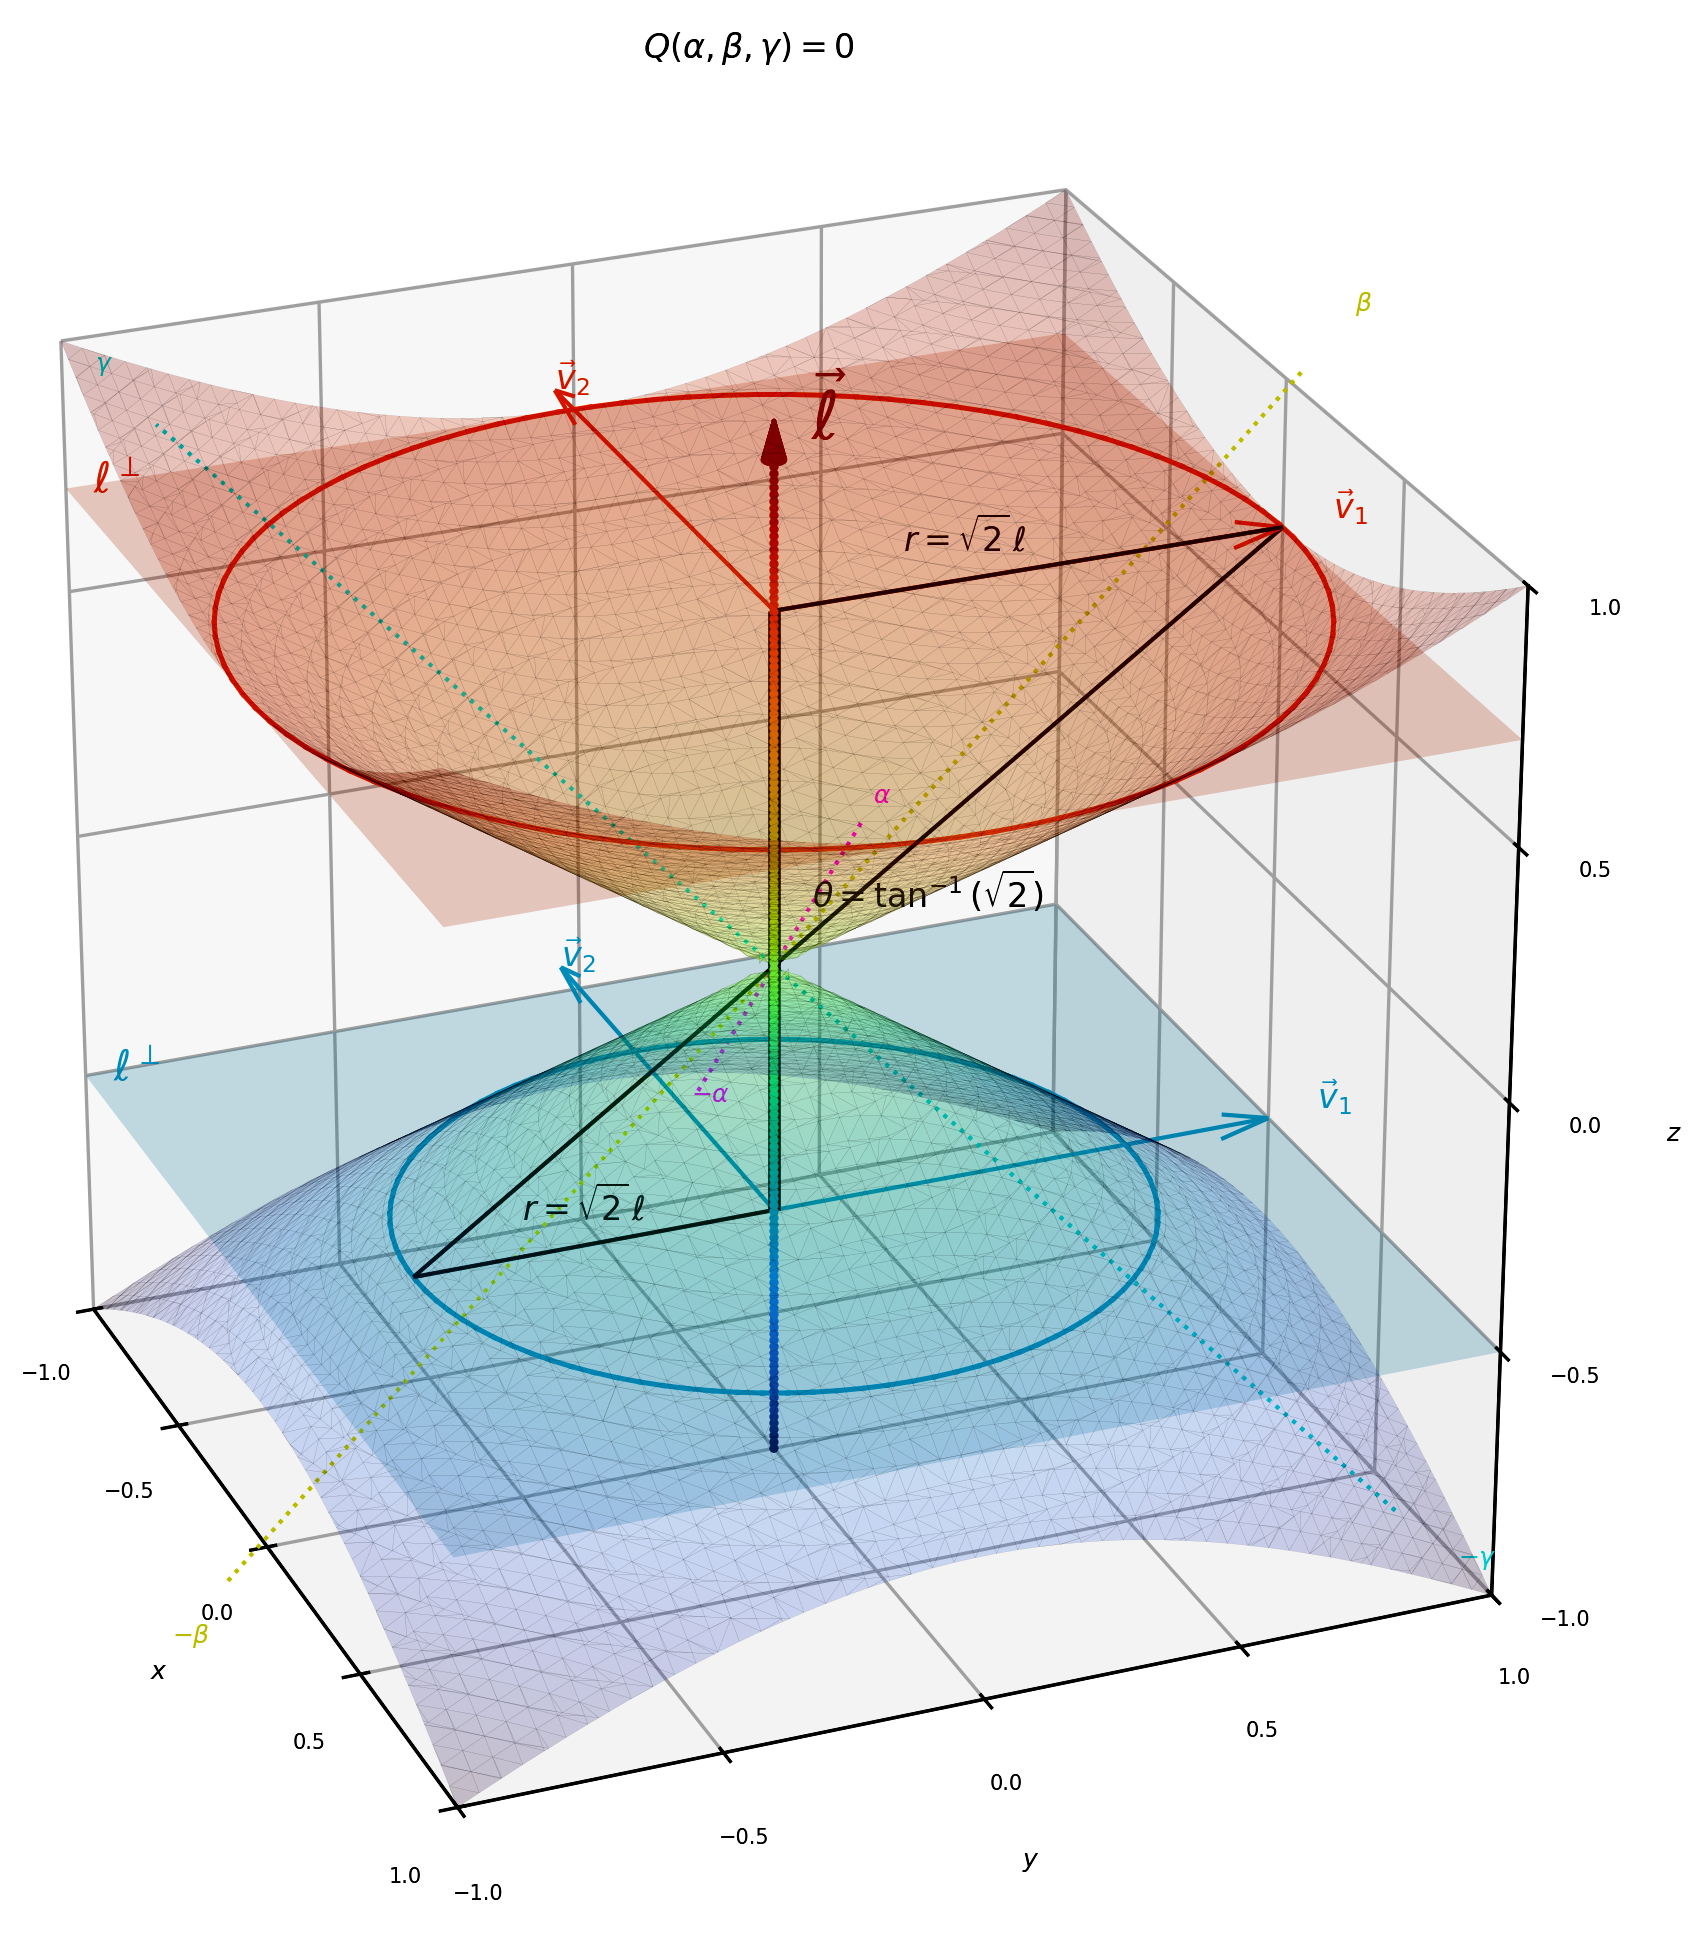

Reproduce this figure in Python.
import numpy as np
import matplotlib.pyplot as plt # Import matplotlib for plotting
from mpl_toolkits.mplot3d import Axes3D # Import 3D plotting tools
from mpl_toolkits.mplot3d.art3d import Poly3DCollection # Import Poly3DCollection for 3D polygon collection
from skimage.measure import marching_cubes # Import marching_cubes for isosurface extraction

# --- Color Definitions -------------------------------------------------------
    # axis colors (bright)
col_real_x = '#FF0000'   # red
col_real_y = '#00FF00'   # green
col_real_z = '#0000FF'   # blue
col_imag_x = '#FFFF00'   # yellow
col_imag_y = '#00FFFF'   # cyan
col_imag_z = '#FF00FF'   # magenta
    # label colors (darker / lower‑luminance versions for readability)
lab_real_x = '#880000'
lab_real_y = '#008800'
lab_real_z = '#000088'
lab_imag_x = '#999900'
lab_imag_y = '#009999'
lab_imag_z = '#990099'
    # plane fill colours (muted versions)
plane_ab = '#AAAA00'   # yellow
plane_cd = '#00AAAA'   # cyan
plane_ef = '#AA00AA'   # magenta

# --- Axis Toggles ------------------------------------------------
f = False
t = True
show_real_x = f # a
show_real_y = f # c
show_real_z = f # e
show_imag_x = f # b
show_imag_y = f # d
show_imag_z = f # f
show_plane_ab = f # e=0, d=0
show_plane_cd = f # a=0, f=0
show_plane_ef = f # c=0, b=0

# --- Customizations ------------------------------------------------
    # plot title
# Dynamically construct plot title from active axes
subspace_axes = []
if show_real_x: subspace_axes.append('a')
if show_real_y: subspace_axes.append('c')
if show_real_z: subspace_axes.append('e')
if show_imag_x: subspace_axes.append('b')
if show_imag_y: subspace_axes.append('d')
if show_imag_z: subspace_axes.append('f')
plot_title = f"3D Subspace {{{', '.join(subspace_axes)}}}"
title_size = 8 # title font size
title_style = 'normal' # title font style
title_family = 'serif' # title font family
title_location = 'center' # title location
title_padding = 0 # title padding
    # figure setup
figure_width = 8
figure_height = 8
figure_dpi = 300
#plt.tight_layout() # Adjust layout to prevent clipping of tick-labels
projection_type = 'persp' # 'persp' for perspective, 'ortho' for orthographic
    # viewing angle: for isometric view (elev=35, azim=-45)
elevation = 26 # elevation angle in degrees
azimuth = -22 # azimuth angle in degrees
    # resolution of the plot
rng = np.linspace(-1, 1, 2) # rng (range)
    # bounds
x_bound_neg = -1
x_bound_pos = 1
y_bound_neg = -1
y_bound_pos = 1
z_bound_neg = -1
z_bound_pos = 1
    # aspect ratio
aspect_ratio = [1, 1, 1] # [x, y, z]
    # ticks for the axes
ticks = np.linspace(-1, 1, 5)
tick_size = 5 # tick label font size
    # axis labels
x_label_parts = []
if show_real_x: x_label_parts.append(r'$\alpha$')
if show_imag_z: x_label_parts.append(r'$\gamma$')
x_label = ', '.join(x_label_parts) if x_label_parts else '$x$'

y_label_parts = []
if show_real_y: y_label_parts.append(r'$\beta$')
if show_imag_x: y_label_parts.append(r'$\alpha$')
y_label = ', '.join(y_label_parts) if y_label_parts else '$y$'

z_label_parts = []
if show_real_z: z_label_parts.append(r'$\gamma$')
if show_imag_y: z_label_parts.append(r'$\beta$')
z_label = ', '.join(z_label_parts) if z_label_parts else '$z$'
label_size = 6 # axis label font size
    # axes styling
rlw = 2 # real axis line width
rls = '-' # real axis line style
ilw = 2 # imaginary axis line width
ils = ':' # imaginary axis line style
    # axis labels styling
rfsize = 9 # real axis font size
rfstyle = 'normal' # real axis font style
rffamily = 'sans' # real axis font family
ifsize = 9 # imaginary axis font size
ifstyle = 'italic' # imaginary axis font style
iffamily = 'serif' # imaginary axis font family
    # axis arrow cones
arrow_height = 0.075
arrow_radius = 0.02
    # plane alpha (transparency)
p_alpha = 0.1

# --- Construction of Axis Arrows (Cones) ---------------------------------------------
def draw_cone(ax, base_center, direction, height=arrow_height, radius=arrow_radius, color='black'):
    # Create a cone along the Z axis, then rotate it
    resolution = 20
    theta = np.linspace(0, 2 * np.pi, resolution)
    x = radius * np.cos(theta)
    y = radius * np.sin(theta)
    z = np.zeros_like(theta)
    tip = np.array([0, 0, height])
    base = np.stack((x, y, z), axis=1)
    # Construct faces
    faces = [[tip, base[i], base[(i + 1) % resolution]] for i in range(resolution)]
    # Translate and rotate to desired direction
    import numpy.linalg as la
    direction = np.array(direction)
    direction = direction / la.norm(direction)
    z_axis = np.array([0, 0, 1])
    v = np.cross(z_axis, direction)
    c = np.dot(z_axis, direction)
    if la.norm(v) < 1e-8:
        R = np.eye(3)
    else:
        vx = np.array([[0, -v[2], v[1]], [v[2], 0, -v[0]], [-v[1], v[0], 0]])
        R = np.eye(3) + vx + vx @ vx * ((1 - c) / (la.norm(v)**2))
    rotated_faces = [[[R @ point + base_center for point in tri] for tri in faces]]
    for face_set in rotated_faces:
        ax.add_collection3d(Poly3DCollection(face_set, color=color))

# --- Plot --------------------------------------------------------------------
fig = plt.figure(figsize=(figure_width, figure_height), dpi=figure_dpi)
ax = fig.add_subplot(111, projection='3d')
ax.set_proj_type(projection_type)
ax.set_xlim(x_bound_neg, x_bound_pos)
ax.set_ylim(y_bound_neg, y_bound_pos)
ax.set_zlim(z_bound_neg, z_bound_pos)
ax.set_box_aspect(aspect_ratio)
ax.set_xticks(ticks)
ax.set_yticks(ticks)
ax.set_zticks(ticks)
ax.tick_params(axis='x', labelsize=tick_size)
ax.tick_params(axis='y', labelsize=tick_size)
ax.tick_params(axis='z', labelsize=tick_size)
ax.set_xlabel(x_label, fontsize=label_size)
ax.set_ylabel(y_label, fontsize=label_size)
ax.set_zlabel(z_label, fontsize=label_size)
ax.view_init(elev=elevation, azim=azimuth)
#ax.set_title(plot_title, fontsize=title_size, fontstyle=title_style, fontfamily=title_family, loc=title_location, pad=title_padding)

# --- Axis lines (a, b, c, d, e, f) --------------------------------
# Real Axis lines (a, c, e)
if show_real_x:
    ax.plot([-1, 1], [0, 0], [0, 0], color=col_real_x, linestyle=rls, linewidth=rlw)  # a
    draw_cone(ax, base_center=[1, 0, 0], direction=[1, 0, 0], color=col_real_x)
    ax.text(1.1, 0, 0, r'$\alpha$', fontsize=rfsize, color=lab_real_x, fontstyle=rfstyle, fontfamily=rffamily)
if show_real_y:
    ax.plot([0, 0], [-1, 1], [0, 0], color=col_real_y, linestyle=rls, linewidth=rlw)  # c
    draw_cone(ax, base_center=[0, 1, 0], direction=[0, 1, 0], color=col_real_y)
    ax.text(0, 1.1, 0, r'$\beta$', fontsize=rfsize, color=lab_real_y, fontstyle=rfstyle, fontfamily=rffamily)
if show_real_z:
    ax.plot([0, 0], [0, 0], [-1, 1], color=col_real_z, linestyle=rls, linewidth=rlw)  # e
    draw_cone(ax, base_center=[0, 0, 1], direction=[0, 0, 1], color=col_real_z)
    ax.text(0, 0, 1.1, r'$\gamma$', fontsize=rfsize, color=lab_real_z, fontstyle=rfstyle, fontfamily=rffamily)
# Imaginary axis lines (b, d, f)
if show_imag_x:
    ax.plot([0, 0], [-1, 1], [0, 0], color=col_imag_x, linestyle=ils, linewidth=ilw)  # b
    draw_cone(ax, base_center=[0, 1, 0], direction=[0, 1, 0], color=col_imag_x)
    ax.text(0, 1.2, 0, r'$\alpha$', fontsize=ifsize, color=lab_imag_x, fontstyle=ifstyle, fontfamily=iffamily)
if show_imag_y:
    ax.plot([0, 0], [0, 0], [-1, 1], color=col_imag_y, linestyle=ils, linewidth=ilw)  # d
    draw_cone(ax, base_center=[0, 0, 1], direction=[0, 0, 1], color=col_imag_y)
    ax.text(0, 0, 1.2, r'$\beta$', fontsize=ifsize, color=lab_imag_y, fontstyle=ifstyle, fontfamily=iffamily)
if show_imag_z:
    ax.plot([-1, 1], [0, 0], [0, 0], color=col_imag_z, linestyle=ils, linewidth=ilw)  # f
    draw_cone(ax, base_center=[1, 0, 0], direction=[1, 0, 0], color=col_imag_z)
    ax.text(1.2, 0, 0, r'$\gamma$', fontsize=ifsize, color=lab_imag_z, fontstyle=ifstyle, fontfamily=iffamily)

# --- Complex planes (a,b), (c,d), (e,f) -----------------------------
#    # Plane (a,b): real‑x vs imag‑x  -> XY plane at z=0
if show_plane_ab:
    X1, Y1 = np.meshgrid(rng, rng)
    Z1 = np.zeros_like(X1)
    ax.plot_surface(X1, Y1, Z1, alpha=p_alpha, color=plane_ab)
#    # Plane (c,d): real‑y vs imag‑y  -> YZ plane at x=0
if show_plane_cd:
    Y2, Z2 = np.meshgrid(rng, rng)
    X2 = np.zeros_like(Y2)
    ax.plot_surface(X2, Y2, Z2, alpha=p_alpha, color=plane_cd)
#    # Plane (e,f): real‑z vs imag‑z  -> XZ plane at y=0
if show_plane_ef:
    Z3, X3 = np.meshgrid(rng, rng)
    Y3 = np.zeros_like(Z3)
    ax.plot_surface(X3, Y3, Z3, alpha=p_alpha, color=plane_ef)

# --- Additional Plots ------------------------------------------------
ax.set_title(r'$Q(\alpha, \beta, \gamma) = 0$', fontsize=title_size, fontstyle=title_style, fontfamily=title_family, loc=title_location, pad=title_padding)
# --- Central (1,1,1) direction line -----------------------------------------
# Unit vector along (1,1,1)
u_vec = np.array([0, 0, 1.0])
u_vec = u_vec / np.linalg.norm(u_vec)

# Parameter t ∈ [‑1,1] so that the segment length is 2
t_vals = np.linspace(-1.0, 1.0, 150)
line_pts = np.outer(t_vals, u_vec)                # shape (150,3)
a_line, c_line, e_line = line_pts[:,0], line_pts[:,1], line_pts[:,2]

# Colour values using the *same* normalisation as the scatter plot
colour_raw_line = a_line + c_line + e_line
color_min = colour_raw_line.min()  # Compute color_min
color_max = colour_raw_line.max()  # Compute color_max
colour_norm_line = (colour_raw_line - color_min) / (color_max - color_min)

# Plot the line as a dense scatter cloud so it inherits the colormap gradient
ax.scatter(a_line, c_line, e_line,
           c=colour_norm_line,
           cmap='turbo',
           s=1.5,
           alpha=1)

# Arrowhead in the colour corresponding to the positive end
arrow_colour = plt.cm.turbo((colour_raw_line[-1] - color_min) / (color_max - color_min))
draw_cone(ax,
          base_center=line_pts[-1],
          direction=u_vec,
          height=arrow_height,
          radius=arrow_radius,
          color=arrow_colour)

# Label for the direction vector ℓ
ax.text(line_pts[-1,0] + 0.05,
        line_pts[-1,1] + 0.05,
        line_pts[-1,2] + 0.05,
        r'$\vec{\ell}$',
        fontsize=16,
        color=arrow_colour)


# --- Rotated axes: α, β, γ through the origin (same rotation as cone) -------
# Compute rotation matrix that aligns v to z-axis
def rotation_matrix_from_vectors(vec1, vec2):
    a, b = vec1 / np.linalg.norm(vec1), vec2 / np.linalg.norm(vec2)
    v = np.cross(a, b)
    c = np.dot(a, b)
    s = np.linalg.norm(v)
    if s < 1e-10:  # vectors are parallel
        return np.eye(3) if c > 0 else -np.eye(3)
    kmat = np.array([[ 0, -v[2], v[1]],
                     [ v[2], 0, -v[0]],
                     [-v[1], v[0], 0]])
    return np.eye(3) + kmat + kmat @ kmat * ((1 - c) / (s**2))

# Define the vector v as a unit vector
v = np.array([1, 1, 1])
v = v / np.linalg.norm(v)

z_axis = np.array([0, 0, 1])  # Define z_axis as the unit vector along the z-axis
R = rotation_matrix_from_vectors(v, z_axis)
R_inv = np.linalg.inv(R)

rotated_vectors = R @ np.eye(3)  # columns: x, y, z mapped through forward rotation


# --- Rotated axes: α, β, γ as double-ended lines through the origin -------
axis_length = 1.5  # extend beyond unit cube
alpha = rotated_vectors[:, 0] * axis_length
beta = rotated_vectors[:, 1] * axis_length
gamma = rotated_vectors[:, 2] * axis_length

ax.plot([-alpha[0], alpha[0]], [-alpha[1], alpha[1]], [-alpha[2], alpha[2]], color='magenta', linestyle=':', linewidth=1)
ax.text(*(alpha * 1.1), r'$\alpha$', fontsize=6, color='magenta')
ax.text(*(-alpha * 1.1), r'$-\alpha$', fontsize=6, color='magenta')

ax.plot([-beta[0], beta[0]], [-beta[1], beta[1]], [-beta[2], beta[2]], color='#eeee00', linestyle=':', linewidth=1)
ax.text(*(beta * 1.1), r'$\beta$', fontsize=6, color='#eeee00')
ax.text(*(-beta * 1.1), r'$-\beta$', fontsize=6, color='#eeee00')

ax.plot([-gamma[0], gamma[0]], [-gamma[1], gamma[1]], [-gamma[2], gamma[2]], color='cyan', linestyle=':', linewidth=1)
ax.text(*(gamma * 1.1), r'$\gamma$', fontsize=6, color='cyan')
ax.text(*(-gamma * 1.1), r'$-\gamma$', fontsize=6, color='cyan')


# --- Quadratic Null Cone Plot (Color-Coded and Normalized) -------------------

# Create 3D grid
x = np.linspace(-1, 1, 50)
y = np.linspace(-1, 1, 50)
z = np.linspace(-1, 1, 50)
X, Y, Z = np.meshgrid(x, y, z, indexing='ij')


# Normalize direction vector
v = np.array([1, 1, 1])
v = v / np.linalg.norm(v)
z_axis = np.array([0, 0, 1])

# Compute rotation matrix that aligns v to z-axis
def rotation_matrix_from_vectors(vec1, vec2):
    a, b = vec1 / np.linalg.norm(vec1), vec2 / np.linalg.norm(vec2)
    v = np.cross(a, b)
    c = np.dot(a, b)
    s = np.linalg.norm(v)
    if s < 1e-10:  # vectors are parallel
        return np.eye(3) if c > 0 else -np.eye(3)
    kmat = np.array([[ 0, -v[2], v[1]],
                     [ v[2], 0, -v[0]],
                     [-v[1], v[0], 0]])
    return np.eye(3) + kmat + kmat @ kmat * ((1 - c) / (s**2))

R = rotation_matrix_from_vectors(v, z_axis)
R_inv = np.linalg.inv(R)

# Rotate grid coordinates
X_flat = X.flatten()
Y_flat = Y.flatten()
Z_flat = Z.flatten()
coords = np.stack([X_flat, Y_flat, Z_flat], axis=1)
rotated_coords = coords @ R_inv.T
Xr, Yr, Zr = rotated_coords[:,0].reshape(X.shape), rotated_coords[:,1].reshape(Y.shape), rotated_coords[:,2].reshape(Z.shape)

# Evaluate the original function in rotated coordinates
F = Xr * Yr + Yr * Zr + Zr * Xr

# Use marching cubes to extract the isosurface f=0
verts, faces, normals, values = marching_cubes(F, level=0, spacing=(x[1]-x[0], y[1]-y[0], z[1]-z[0]))
verts += np.array([x[0], y[0], z[0]])

 # Compute color values based on z-coordinate for color mapping
proj = verts[:, 2]  # use z-coordinate directly for color mapping
proj_normalized = (proj - proj.min()) / (proj.max() - proj.min())  # normalize to [0,1]

# Create and add surface with color mapping
mesh = Poly3DCollection(verts[faces], alpha=0.2, edgecolor='k', linewidths=0.05)
mesh.set_array(proj_normalized[faces].mean(axis=1))  # average color per face
mesh.set_cmap('turbo')
ax.add_collection3d(mesh)

#fig.colorbar(mesh, ax=ax, shrink=0.6, aspect=10)


# --- Add screen plane orthogonal to ℓ = (1,1,1) -------------------------------
# Define horizontal screen plane at z = 0.5 (orthogonal to ℓ aligned to z-axis)

ell_value = 1/np.sqrt(2)
ell_radius = np.sqrt(2) * ell_value
screen_range = np.linspace(-1, 1, 2)
X_screen, Y_screen = np.meshgrid(screen_range, screen_range)
Z_screen = np.full_like(X_screen, ell_value)

# Color the circle segments according to z value using turbo colormap and normalization
from matplotlib.cm import get_cmap
cmap = plt.cm.turbo
norm = plt.Normalize(vmin=-1, vmax=1)

screen_color = cmap(norm(ell_value))
ax.plot_surface(X_screen, Y_screen, Z_screen, alpha=0.2, color=screen_color, edgecolor='none')
ax.text(-0.96, -0.96, ell_value, r'$\ell^\perp$', fontsize=10, color=screen_color)

# Add a circular null cone cross-section on the screen plane
circle_radius = np.sqrt(2)*(ell_value)  # approximate radius; adjust as needed
theta = np.linspace(0, 2 * np.pi, 100)
x_circle = circle_radius * np.cos(theta)
y_circle = circle_radius * np.sin(theta)
z_circle = np.full_like(x_circle, ell_value)

for i in range(len(theta) - 1):
    x_seg = [x_circle[i], x_circle[i+1]]
    y_seg = [y_circle[i], y_circle[i+1]]
    z_seg = [z_circle[i], z_circle[i+1]]
    val = 0.5 * (z_circle[i] + z_circle[i+1])  # average z value for color
    ax.plot(x_seg, y_seg, z_seg, color=cmap(norm(val)), linewidth=1.2)

val_label = ell_value
label_color = cmap(norm(val_label))
#--- ax.text(0, -1.6, ell_value, r'$\mathcal{S}_P = T_P\mathcal{M}_{\text{H}} / \text{span}(\ell)$', fontsize=8, color=label_color)
#--- ax.text(0.15, 0.15, ell_value, 'sub-null', fontfamily='serif', fontstyle='italic', fontsize=7, color=label_color)
#--- ax.text(0.65, 0.65, ell_value, 'super-null', fontfamily='serif', fontstyle='italic', fontsize=7, color=label_color)


# --- Additional arrows: v₁ = (1,0,0), v₂ = (0,1,0) ---------------------------
# Arrow v₁ = (1, 0, 0)
ax.quiver(0, 0, ell_value, 0, 1, 0, color=label_color, arrow_length_ratio=0.1, linewidth=1)
ax.text(0, 1.1, ell_value, r'$\vec{v}_1$', fontsize=8, color=label_color)

# Arrow v₂ = (0, 1, 0)
ax.quiver(0, 0, ell_value, -1.1, 0, 0, color=label_color, arrow_length_ratio=0.1, linewidth=1)
ax.text(-1.1, 0, ell_value, r'$\vec{v}_2$', fontsize=8, color=label_color)

# Radius
ax.quiver(0, 0, ell_value, 0, ell_radius, 0, color='k', arrow_length_ratio=0, linewidth=1) # radius
ax.text(0, 0.25*ell_radius, ell_value+0.075, r'$r = \sqrt{2}\, \ell$', fontsize=8, color='k') # radius label
ax.quiver(0, 0, 0, 0, ell_radius, ell_value, color='k', arrow_length_ratio=0, linewidth=1) # hypotenuse
ax.quiver(0, 0, 0, 0, 0, ell_value, color='k', arrow_length_ratio=0, linewidth=3) # adjacent
ax.text(0, 0.075, 0.15*ell_value, r'$\theta = \tan^{-1}(\sqrt{2})$', fontsize=8, color='k') # angle label

# --- Add screen plane orthogonal to ℓ = (1,1,1) -------------------------------
# Define horizontal screen plane at z = 0.5 (orthogonal to ℓ aligned to z-axis)

ell_value2 = -0.5
ell_radius2 = np.sqrt(2) * ell_value2
screen_range = np.linspace(-1, 1, 2)
X_screen, Y_screen = np.meshgrid(screen_range, screen_range)
Z_screen = np.full_like(X_screen, ell_value2)

# Color the circle segments according to z value using turbo colormap and normalization
from matplotlib.cm import get_cmap
cmap = plt.cm.turbo
norm = plt.Normalize(vmin=-1, vmax=1)

screen_color = cmap(norm(ell_value2))
ax.plot_surface(X_screen, Y_screen, Z_screen, alpha=0.2, color=screen_color, edgecolor='none')
ax.text(-0.96, -0.96, ell_value2, r'$\ell^\perp$', fontsize=10, color=screen_color)

# Add a circular null cone cross-section on the screen plane
circle_radius = np.sqrt(2)*(ell_value2)  # approximate radius; adjust as needed
theta = np.linspace(0, 2 * np.pi, 100)
x_circle = circle_radius * np.cos(theta)
y_circle = circle_radius * np.sin(theta)
z_circle = np.full_like(x_circle, ell_value2)

for i in range(len(theta) - 1):
    x_seg = [x_circle[i], x_circle[i+1]]
    y_seg = [y_circle[i], y_circle[i+1]]
    z_seg = [z_circle[i], z_circle[i+1]]
    val = 0.5 * (z_circle[i] + z_circle[i+1])  # average z value for color
    ax.plot(x_seg, y_seg, z_seg, color=cmap(norm(val)), linewidth=1.2)

val_label = ell_value2
label_color = cmap(norm(val_label))
#--- ax.text(0, -1.6, ell_value2, r'$\mathcal{S}_P = T_P\mathcal{M}_{\text{H}} / \text{span}(\ell)$', fontsize=8, color=label_color)
#--- ax.text(0.15, 0.15, ell_value2, 'sub-null', fontfamily='serif', fontstyle='italic', fontsize=7, color=label_color)
#--- ax.text(0.65, 0.65, ell_value2, 'super-null', fontfamily='serif', fontstyle='italic', fontsize=7, color=label_color)


# --- Additional arrows: v₁ = (1,0,0), v₂ = (0,1,0) ---------------------------
# Arrow v₁ = (1, 0, 0)
ax.quiver(0, 0, ell_value2, 0, 1, 0, color=label_color, arrow_length_ratio=0.1, linewidth=1)
ax.text(0, 1.1, ell_value2, r'$\vec{v}_1$', fontsize=8, color=label_color)

# Arrow v₂ = (0, 1, 0)
ax.quiver(0, 0, ell_value2, -1.1, 0, 0, color=label_color, arrow_length_ratio=0.1, linewidth=1)
ax.text(-1.1, 0, ell_value2, r'$\vec{v}_2$', fontsize=8, color=label_color)

# Radius
ax.quiver(0, 0, ell_value2, 0, ell_radius2, 0, color='k', arrow_length_ratio=0, linewidth=1) # radius
ax.text(0, 0.7*ell_radius2, ell_value2+0.075, r'$r = \sqrt{2}\, \ell$', fontsize=8, color='k') # radius label
ax.quiver(0, 0, 0, 0, ell_radius2, ell_value2, color='k', arrow_length_ratio=0, linewidth=1) # hypotenuse
ax.quiver(0, 0, 0, 0, 0, ell_value2, color='k', arrow_length_ratio=0, linewidth=3) # adjacent



# --- End of Additional Plots ---------------------------------------------

# --- Show the plot ------------------------------------------------
plt.show()
# Save the figure
# fig.savefig('fig_quadratic_null_cone_2a.png', dpi=figure_dpi, bbox_inches='tight')
